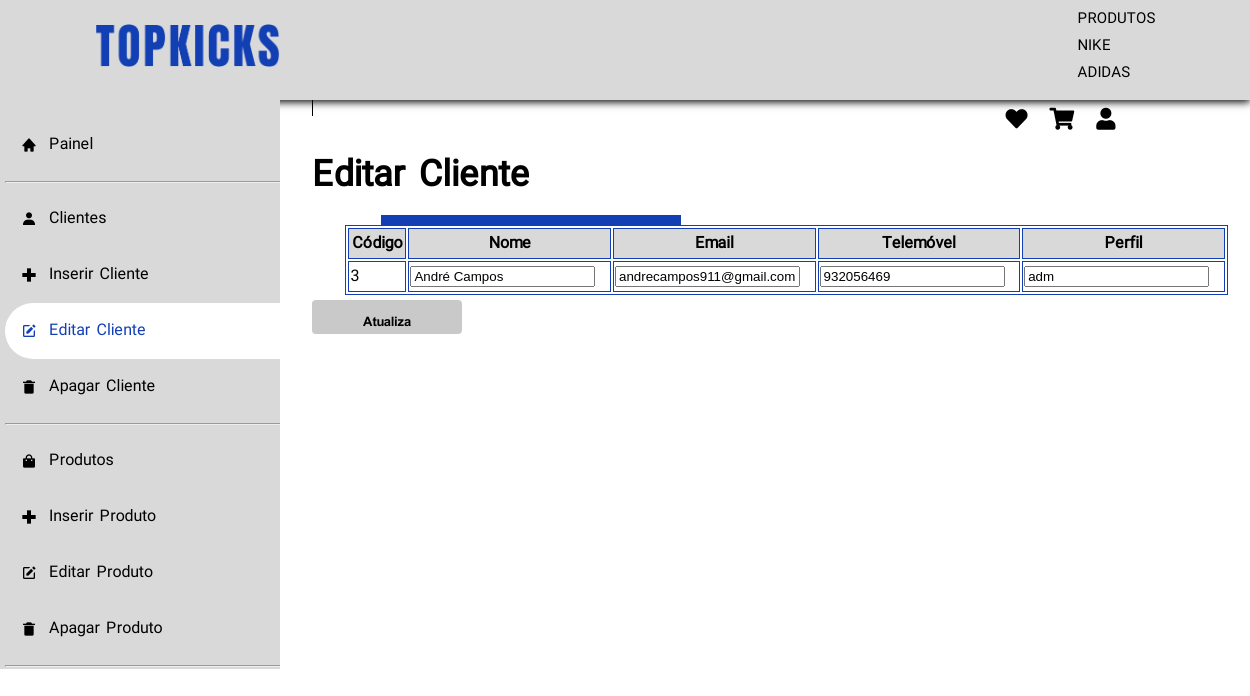
Screenshot of /account/admin/atualizarCliente.php?codcliente=3 (signed in) with the database file from the repository.
### tables this page shows
CREATE TABLE `clientes` (
  `codcliente` int(200) NOT NULL,
  `nome` varchar(100) NOT NULL,
  `email` varchar(100) NOT NULL,
  `telemovel` varchar(50) NOT NULL,
  `password` varchar(50) NOT NULL,
  `perfil` varchar(30) NOT NULL DEFAULT 'user'
);

### account/admin/atualizarCliente.php (the view, shortened to what this page needs)
<!DOCTYPE html>
<html lang="en">
<head>
    <link rel="stylesheet" href="../../css/main.css">
    <link rel="stylesheet" href="https://cdn.jsdelivr.net/npm/bootstrap@4.3.1/dist/css/bootstrap.min.css"integrity="sha384-ggOyR0iXCbMQv3Xipma34MD+dH/1fQ784/j6cY/iJTQUOhcWr7x9JvoRxT2MZw1T"crossorigin="anonymous">
    <link rel="stylesheet" href="https://cdnjs.cloudflare.com/ajax/libs/font-awesome/5.15.3/css/all.min.css"integrity="sha512-..." />
    <link href='https://unpkg.com/boxicons@2.1.4/css/boxicons.min.css' rel='stylesheet'>
</head>
<body>
    <nav class="navbar navbar-expand-lg index-navbar fixed-top" id='menu-bar'>
        <a class="navbar-brand logo" href="../../index.php">
            <img src="../../images/logo.png" class="logo_img" alt="">
        </a>
        <button class="navbar-toggler" type="button" data-toggle="collapse" data-target="#navbarNav"
            aria-controls="navbarNav" aria-expanded="false" aria-label="Toggle navigation"
            style="background-color: transparent;">
        </button>
        <div class="collapse navbar-collapse" id="navbarNav">
            <ul class="navbar-nav text-dark mx-auto pl-md-5">
                <li class="nav-item pt-3 pt-md-0">
                </li>
                <li class="nav-item">
                    <a class="nav-link" href="../../products/produtos.php">PRODUTOS</a>
                </li>
                <li class="nav-item">
                    <a class="nav-link" href="../../products/nike.php">NIKE</a>
                </li>
                <li class="nav-item">
                    <a class="nav-link" href="../../products/adidas.php">ADIDAS</a>
                </li>
            </ul>
            <div class="icons pt-3 pt-md-0 ml-auto">
                <a href='../../products/favoritos.php' class='fa fa-heart'></a>
                <a href="../../products/carrinho.php"><i class="fa fa-shopping-cart"></i></a>
                <?php
                if (isset($_SESSION['perfil'])) {
                    $userType = $_SESSION['perfil'];
                    if ($userType === 'user') {
                        echo '<a href="../editarPerfil.php"><i class="fa fa-user"></i></a>';
                    } elseif ($userType === 'adm') {
                        echo '<a href="../areaAdmin.php"><i class="fa fa-user"></i></a>';
                    }
                } else {
                    echo '<a href="../login.php"><i class="fa fa-user"></i></a>';
                }
                ?>
            </div>
        </div>
    </nav>
    <section id="sidebar">
        <ul class="side-menu pl-0">
            <li>
                <a href="../areaAdmin.php">
                    <i class='bx bxs-home'></i>
                    <span class="text pt-md-1">Painel</span>
                </a>
            </li>
            <hr>
            <li class='mt-md-3'>
                <a href="listarCliente.php">
                    <i class='bx bxs-user'></i>
                    <span class="text pt-md-1">Clientes</span>
                </a>
            </li>
            <li>
                <a href="inserirCliente.php">
                    <i class='bx bx-plus-medical'></i>
                    <span class="text pt-md-1">Inserir Cliente</span>
                </a>
            </li>
            <li class='active'>
                <a href=" .php">
                    <i class='bx bxs-edit'></i>
                    <span class="text pt-md-1">Editar Cliente</span>
                </a>
            </li>
            <li>
                <a href="apagarCliente.php">
                    <i class='bx bxs-trash-alt'></i>
                    <span class="text pt-md-1">Apagar Cliente</span>
                </a>
            </li>
            <hr>
            <li class='mt-md-3'>
                <a href="listarProdutos.php">
                    <i class='bx bxs-shopping-bag'></i>
                    <span class="text pt-md-1">Produtos</span>
                </a>
            </li>
            <li>
                <a href="inserirProduto.php">
                    <i class='bx bx-plus-medical'></i>
                    <span class="text pt-md-1">Inserir Produto</span>
                </a>
            </li>
            <li>
                <a href="editarProduto.php">
                    <i class='bx bxs-edit'></i>
                    <span class="text pt-md-1">Editar Produto</span>
                </a>
            </li>
            <li>
                <a href="apagarProduto.php">
                    <i class='bx bxs-trash-alt'></i>
                    <span class="text pt-md-1">Apagar Produto</span>
                </a>
            </li>
            <hr>
        </ul>
    </section>
    <?php
        $codcliente=$_GET["codcliente"];
        $liga=mysqli_connect('localhost','root');
        mysqli_select_db($liga,'topkicks');
        $consultaClientes="SELECT * FROM clientes WHERE codcliente='".$codcliente."'";
        $resultadoClientes=mysqli_query($liga,$consultaClientes);
        $registo=mysqli_fetch_array($resultadoClientes);
        echo "<section id='content' class='mt-md-5'>";
        echo "<main>";
        echo "<div class='head-title'>";
        echo "<div class='left'>";
        echo "<div class='d-flex align-items-center'>";
        echo "<h1 class='mt-md-3'>Editar Cliente</h1>";
        echo "</div>";
        echo "</div>";
        echo "</div>";
        echo "<div class='horizontal_line mb-md-2 ml-md-0'></div>";
        echo "<form method='POST' action='clienteAtualizado.php?codcliente=$codcliente'>";
        echo "<table style='width:92.5%' class='mt-md-4 ml-md-0 text-center'>";
        echo "<tr>";
        echo "<th>Código</th>";
        echo "<th>Nome</th>";
        echo "<th>Email</th>";
        echo "<th>Telemóvel</th>";
        echo "<th>Perfil</th>";
        echo "</tr>";
        echo "<tr>";
        echo "<td>$codcliente</td>";
        echo "<td>";
        echo "<input type='text' name='nome' value='{$registo['nome']}'>";
        echo "</td>";
        echo "<td>";
        echo "<input type='email' name='email' value='{$registo['email']}'>";
        echo "</td>";
        echo "<td>";
        echo "<input type='text' name='telemovel'  maxlength='9' value='{$registo['telemovel']}'>";
        echo "</td>";
        echo "<td>";
        echo "<input type='text' name='perfil' value='{$registo['perfil']}'>";
        echo "</td>";
        echo "</tr>";
        echo "</table>";
        echo "<input type='submit' value='Atualiza'>";
        echo "</form>";
        echo "</main>";
        echo "</section>";
    ?>
</body>
</html>

### css/main.css (style rules this page uses)
* { text-decoration: none; transition: 0.1s; }
html { scroll-behavior: smooth; }
body { scrollbar-color: transparent transparent; }
.navbar { font-family:iran_sans_light; text-transform: uppercase; position: fixed; top: 0; left: 0; right: 0; z-index: 1000; background: #d9d9d9; padding: 1rem 5% !important; display: flex; align-items: center; justify-content: space-between; box-shadow: 0 2px 8px black; height: 68px; }
.logo_img { width: 185px; }
@media (min-width: 992px) { .logo_img { margin-left: 2rem; } }
@media (min-width: 992px) { nav .nav-item a { margin: 0 2rem; } }
nav .nav-item a { font-size: 15px; color: #000; }
nav .icons a { font-size: 22px; color: #000; margin-right: 1rem !important; }
.icons { margin-right: 2.6rem; }
input[type="submit"] { border: none; outline: none; background: #c9c9c9; color: #123fb4; padding: 11px 25px; width: 350px; margin-top: 40px; border-radius: 4px; font-family: iran_sans_bold; cursor: pointer; font-size: 13px; }
table, th, td { border: 1px solid #123fb4; margin: 0 3.5%; }
button { border: none; background-color: transparent; margin-top: 5px; cursor: pointer; margin-left: 3rem !important; }
.horizontal_line { border-top: 10px solid #123fb4; margin-left: 7.2%; width: 300px; }
li { list-style: none; }
#sidebar { position: fixed; top: 68.6px; left: 0; width: 280px; height: 600px; background-color: #d9d9d9; z-index: 2000; font-family: iran_sans_light; transition: .3s ease; overflow-x: hidden; scrollbar-width: none; margin: 0; padding: 0; box-sizing: border-box; }
#sidebar .side-menu { width: 100%; margin-top: 48px; padding-left: 5px; }
#sidebar .side-menu li { height: 48px; background: transparent; border-radius: 48px 0 0 48px; padding: 4px; }
#sidebar .side-menu li.active { background-color: white; position: relative; }
#sidebar .side-menu li.active::before { content: ''; position: absolute; width: 40px; height: 40px; border-radius: 50%; top: -40px; right: 0; z-index: -1; }
#sidebar .side-menu li.active::after { content: ''; position: absolute; width: 40px; height: 40px; border-radius: 50%; bottom: -40px; right: 0; z-index: -1; }
#sidebar .side-menu li a { width: 100%; height: 100%; display: flex; align-items: center; border-radius: 48px; font-size: 16px; color: black; white-space: nowrap; overflow-x: hidden; }
#sidebar .side-menu li.active a { color: #123fb4; }
#sidebar .side-menu li a .bx { min-width: calc(60px - ((4px + 6px) * 2)); display: flex; justify-content: center; }
#content { position: relative; width: calc(100% - 280px); left: 280px; transition: .3s ease; }
#content main { width: 100%; padding: 36px 24px; font-family: iran_sans_light; max-height: calc(100vh - 56px); overflow-y: auto; }
#content main .head-title { display: flex; align-items: center; justify-content: space-between; grid-gap: 16px; flex-wrap: wrap; }
#content main .head-title .left h1 { font-size: 36px; font-weight: 600; margin-bottom: 10px; color: black; }
#content main table tr th:nth-child(1),#content main table tr th:nth-child(2),#content main table tr th:nth-child(3),#content main table tr th:nth-child(4),#content main table tr th:nth-child(5),#content main table tr th:nth-child(6) { background-color: #d9d9d9; }

### account/admin/atualizarCliente.php (style rules this page uses)
input[type="submit"] { color: black; height: 34px; width: 150px; margin-top: 5px; }
#sidebar .side-menu li a { text-decoration: none; }

### rows the page displays
clientes: nome "André Campos", email "andrecampos911@gmail.com", telemovel "932056469", perfil "adm"

### other values shown
$codcliente "3"
